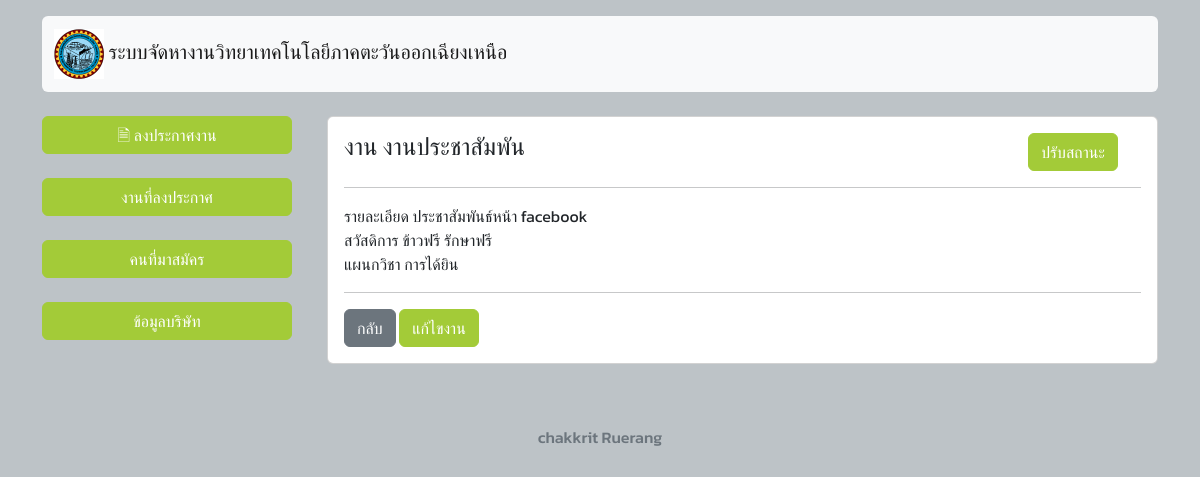
Screenshot of /detail.php?jid=8 with the database file from the repository.
### tables this page shows
CREATE TABLE `job` (
  `job_id` int(3) NOT NULL,
  `job_name` varchar(50) NOT NULL,
  `job_detail` text NOT NULL,
  `job_welfare` varchar(200) NOT NULL,
  `job_salary` varchar(50) NOT NULL,
  `job_wb` text NOT NULL,
  `job_status` int(11) NOT NULL DEFAULT 0,
  `id_dst` int(3) NOT NULL,
  `job_cpid` int(3) NOT NULL
);

CREATE TABLE `disability` (
  `id_dst` int(11) NOT NULL,
  `name_dst` text NOT NULL
);

### detail.php (the view, shortened to what this page needs)
<!DOCTYPE html>
<html>
<head>
	<link href="https://cdn.jsdelivr.net/npm/bootstrap@5.2.2/dist/css/bootstrap.min.css" rel="stylesheet">
</head>
<body>
	<div class="container mt-3">
	<?php
	include "head.php";
	?>
	</div>
     <br>
	 <div class="container">
	 <div class="row">
	 <div class="col-sm-12 col-md-3 col-lg-3 mx-auto">
<?php
include "menu_c.php";
?>
	 </div>
	 <div class="col-sm-12 col-md-9 col-lg-9 mx-auto">
            <div class="card">
            <?php
                        include "connectdb.php";
                        $id=$_GET['jid'];
                        $sql="SELECT * from job,typejob,disability where job_id='$id' and job.id_dst=disability.id_dst and job_wb=id_tpjob";
                        $result=mysqli_query($con,$sql);
                        $row=mysqli_fetch_assoc($result)
                        ?>
                <div class="card-body">
		<div class="row">
			<div class="col-sm-12 col-md-10 col-lg-10">
			<h4 class="card-title"><?php echo "งาน ".$row['job_name']; ?>
			</div>
			<div class="col-sm-12 col-md-2 col-lg-2">
				<a  class="btn btn-primary"  data-bs-toggle="modal" data-bs-target="#modalId">ปรับสถานะ</a>
			</div>
		</div>
    <hr>
                            <?php
                            echo "รายละเอียด ".$row['job_detail'];
                            echo "<br>สวัสดิการ ".$row['job_welfare'];
                            echo "<br>แผนกวิชา ".$row['name_dst'];
                            ?>
                    <hr>
                            <a href="job.php" class="btn btn-secondary">กลับ</a>
					<a href="editjob.php?jid=<?php echo $id; ?>" class="btn btn-primary">แก้ไขงาน</a>
            </div>
	 </div>
    </div>
	 </div>
		</div>
	<footer class="footer mt-5">
    <div class="card text-center text-muted" style="background: none; border: none;">
			<div class="card-body">
				<h6>
					chakkrit Ruerang
				</h6>
			</div>
		</div>
	</footer>
</body>
</html>

### detail.php (style rules this page uses)
body { background: #bdc3c7; font-family: 'Kanit', sans-serif; }
.btn-primary { --bs-btn-color: #fff; --bs-btn-bg: #A3CB38; --bs-btn-border-color: #A3CB38; --bs-btn-hover-color: #fff; --bs-btn-hover-bg: #009432; --bs-btn-hover-border-color: #009432; --bs-btn-focus-shadow-rgb: 49,132,253; --bs-btn-active-color: #fff; --bs-btn-active-bg: #009432; --bs-btn-active-border-color: #009432; --bs-btn-active-shadow: inset 0 3px 5px rgba(0, 0, 0, 0.125); --bs-btn-disabled-color: #fff; --bs-btn-disabled-bg: #A3CB38; --bs-btn-disabled-border-color: #A3CB38; }

### rows the page displays
job: job_name "งานประชาสัมพัน", job_detail "ประชาสัมพันธ์หน้า facebook", job_welfare "ข้าวฟรี รักษาฟรี", id_dst.name_dst "การได้ยิน"
